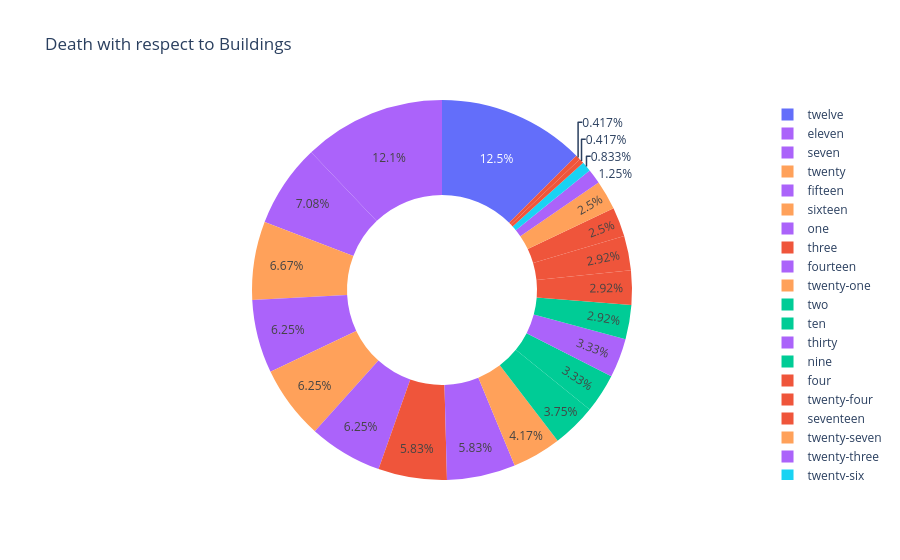

Source (notebook cell):
### Markdown cell above
a) Make a Donut out of Pie Chart

### Code cell
fig.update_traces(hole=0.5)

### Figure 1 — Plotly figure (JSON) as saved in the notebook; plotly's stock layout.template omitted (floating-point values rounded to 4 significant figures; data arrays with more than 128 entries replaced by an {"elided": "..."} marker saying what was removed)
{"data": [{"customdata": {"elided": "240x1 str values"}, "domain": {"x": [0, 1], "y": [0, 1]}, "hole": 0.5, "hovertemplate": "Bldg #=%{label}<br>Deaths=%{value}<br>Side=%{customdata[0]}<extra></extra>", "labels": {"elided": "240 str values"}, "legendgroup": "", "marker": {"colors": {"elided": "240 str values"}}, "name": "", "showlegend": true, "type": "pie", "values": {"elided": "240 int values"}}], "layout": {"legend": {"tracegroupgap": 0}, "title": {"text": "Death with respect to Buildings"}}}
